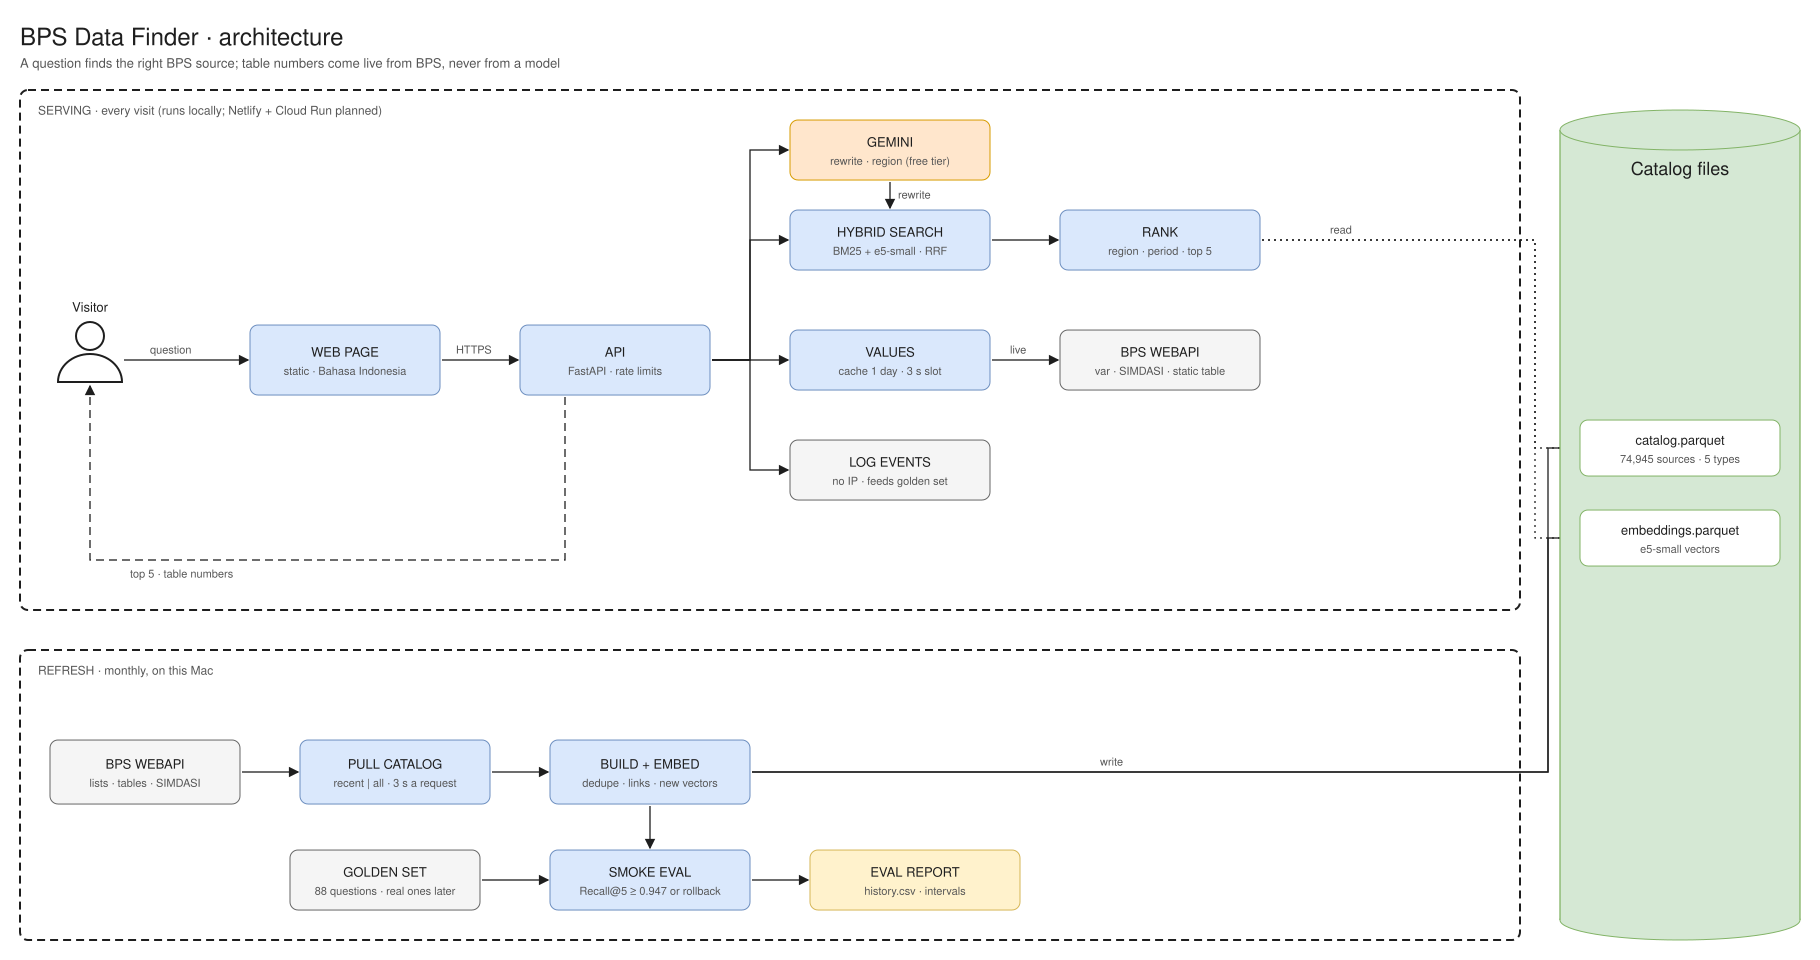

Reproduce this figure in Python.
"""Source of docs/architecture.excalidraw and docs/architecture.svg. Edit the layout here, then run:

    python3 docs/architecture.py

Uses the architecture-diagram skill (excalidraw_lib, render_svg).
"""
import os
import subprocess
import sys

HERE = os.path.dirname(os.path.abspath(__file__))
SKILL = os.path.join(HERE, '..', '..', '..', '.claude', 'skills', 'architecture-diagram', 'scripts')
sys.path.insert(0, SKILL)
from excalidraw_lib import Diagram  # noqa: E402

d = Diagram(seed=21)
d.title('BPS Data Finder · architecture', 'A question finds the right BPS source; table numbers come live from BPS, never from a model')
d.lane(20, 0, 1500, 520, 'SERVING · every visit (runs locally; Netlify + Cloud Run planned)')
d.lane(20, 560, 1500, 290, 'REFRESH · monthly, on this Mac')

# Serving lane
d.person(58, 232, 'Visitor')
d.box(250, 235, 190, 70, 'code', 'WEB PAGE', 'static · Bahasa Indonesia')
d.box(520, 235, 190, 70, 'code', 'API', 'FastAPI · rate limits')
d.box(790, 30, 200, 60, 'ai', 'GEMINI', 'rewrite · region (free tier)')
d.box(790, 120, 200, 60, 'code', 'HYBRID SEARCH', 'BM25 + e5-small · RRF')
d.box(1060, 120, 200, 60, 'code', 'RANK', 'region · period · top 5')
d.box(790, 240, 200, 60, 'code', 'VALUES', 'cache 1 day · 3 s slot')
d.box(1060, 240, 200, 60, 'service', 'BPS WEBAPI', 'var · SIMDASI · static table')
d.box(790, 350, 200, 60, 'service', 'LOG EVENTS', 'no IP · feeds golden set')

d.arrow([(124, 270), (248, 270)], 'question', at=(150, 252))
d.arrow([(442, 270), (518, 270)], 'HTTPS', at=(456, 252))
d.arrow([(712, 270), (750, 270), (750, 60), (788, 60)])
d.arrow([(712, 270), (750, 270), (750, 150), (788, 150)])
d.arrow([(712, 270), (788, 270)])
d.arrow([(712, 270), (750, 270), (750, 380), (788, 380)])
d.arrow([(890, 92), (890, 118)], 'rewrite', at=(898, 97))
d.arrow([(992, 150), (1058, 150)])
d.arrow([(992, 270), (1058, 270)], 'live', at=(1010, 252))
d.arrow([(1262, 150), (1535, 150), (1535, 358), (1578, 358)], 'read', at=(1330, 132), style='dotted')
d.arrow([(1262, 150), (1535, 150), (1535, 448), (1578, 448)], style='dotted')
d.arrow([(565, 307), (565, 470), (90, 470), (90, 296)], 'top 5 · table numbers', at=(130, 476), style='dashed')

# Refresh lane
d.box(50, 650, 190, 64, 'service', 'BPS WEBAPI', 'lists · tables · SIMDASI')
d.box(300, 650, 190, 64, 'code', 'PULL CATALOG', 'recent | all · 3 s a request')
d.box(550, 650, 200, 64, 'code', 'BUILD + EMBED', 'dedupe · links · new vectors')
d.box(290, 760, 190, 60, 'service', 'GOLDEN SET', '88 questions · real ones later')
d.box(550, 760, 200, 60, 'code', 'SMOKE EVAL', 'Recall@5 ≥ 0.947 or rollback')
d.box(810, 760, 210, 60, 'output', 'EVAL REPORT', 'history.csv · intervals')

d.arrow([(242, 682), (298, 682)])
d.arrow([(492, 682), (548, 682)])
d.arrow([(752, 682), (1548, 682), (1548, 358), (1578, 358)], 'write', at=(1100, 664))
d.arrow([(752, 682), (1548, 682), (1548, 448), (1578, 448)])
d.arrow([(650, 716), (650, 758)])
d.arrow([(482, 790), (548, 790)])
d.arrow([(752, 790), (808, 790)])

# The catalog files, shared by both lanes
d.cylinder(1560, 20, 240, 830, 'store', title='Catalog files')
d.box(1580, 330, 200, 56, 'plain', 'catalog.parquet', '74,945 sources · 5 types')
d.box(1580, 420, 200, 56, 'plain', 'embeddings.parquet', 'e5-small vectors')

scene = os.path.join(HERE, 'architecture.excalidraw')
d.save(scene)
sys.exit(subprocess.run([sys.executable, os.path.join(SKILL, 'render_svg.py'), scene,
                         os.path.join(HERE, 'architecture.svg')] + sys.argv[1:]).returncode)
